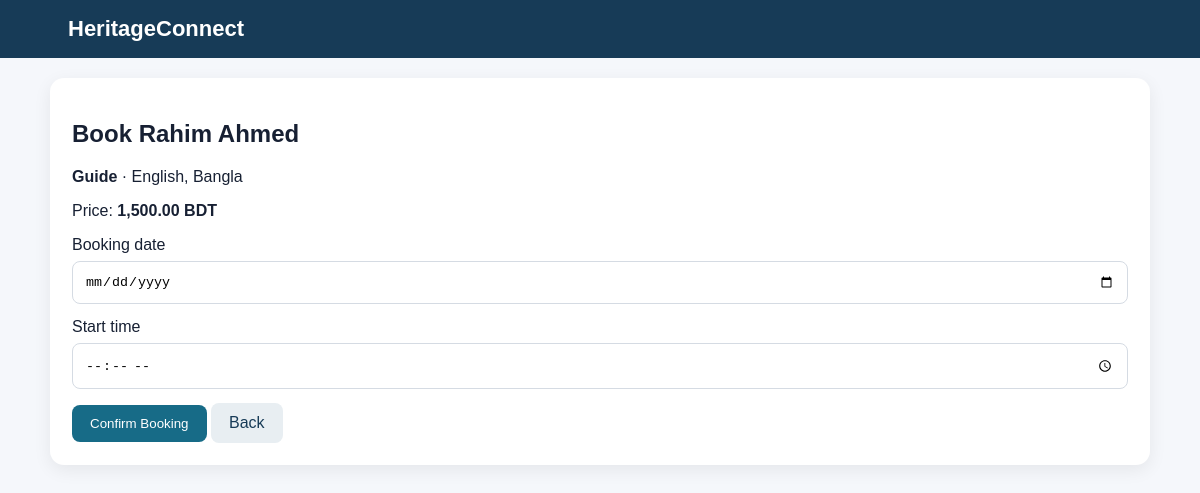
Page /book.php?id=1 on the committed database.
### tables this page shows
CREATE TABLE service_provider (
    provider_id INT AUTO_INCREMENT PRIMARY KEY,
    name VARCHAR(100) NOT NULL,
    service_type ENUM('Guide','Translator','Security Escort') NOT NULL,
    languages VARCHAR(200) NOT NULL,
    phone VARCHAR(30),
    price DECIMAL(10,2) NOT NULL,
    verification_status ENUM('Pending','Verified','Rejected') DEFAULT 'Pending'
);

### book.php (the view, shortened to what this page needs)
<?php
include "database.php";
$id = intval($_GET['id'] ?? 0);
$result = $conn->query("SELECT * FROM service_provider WHERE provider_id=$id AND verification_status='Verified'");
$provider = $result->fetch_assoc();
?>
<!DOCTYPE html>
<html>
<head><meta charset="UTF-8"><title>Book Service</title><link rel="stylesheet" href="style.css"></head>
<body>
<nav class="navbar"><div class="container"><a class="logo" href="index.php">HeritageConnect</a></div></nav>
<main class="container">
<div class="form-box">
<h2>Book <?= htmlspecialchars($provider['name']) ?></h2>
<p><b><?= htmlspecialchars($provider['service_type']) ?></b> · <?= htmlspecialchars($provider['languages']) ?></p>
<p>Price: <b><?= number_format($provider['price'],2) ?> BDT</b></p>
<form method="POST">
<label>Booking date</label>
<input type="date" name="booking_date" min="<?= date('Y-m-d') ?>" required>
<label>Start time</label>
<input type="time" name="start_time" required>
<button type="submit">Confirm Booking</button>
<a class="btn secondary" href="index.php">Back</a>
</form>
</div>
</main>
</body>
</html>

### style.css (style rules this page uses)
* { box-sizing: border-box; }
body { margin: 0; font-family: Arial, sans-serif; background: #f5f7fb; color: #172033; }
.container { width: 92%; max-width: 1100px; margin: auto; }
.navbar { background: #173b57; color: white; padding: 16px 0; }
.navbar .container { display: flex; justify-content: space-between; align-items: center; gap: 20px; }
.logo { color: white; text-decoration: none; font-size: 22px; font-weight: bold; }
.navbar a { color: white; text-decoration: none; margin-left: 18px; }
.search-box, .form-box, .card { background: white; padding: 22px; border-radius: 14px; box-shadow: 0 5px 18px rgba(0,0,0,.07); margin: 20px 0; }
input, select, textarea { width: 100%; padding: 12px; border: 1px solid #d5dbe3; border-radius: 8px; margin: 7px 0 14px; }
button, .btn { border: 0; background: #176b87; color: white; padding: 11px 18px; border-radius: 8px; cursor: pointer; text-decoration: none; display: inline-block; }
.btn.secondary { background: #e8eef2; color: #173b57; }

### rows in the picture
service_provider: name "Rahim Ahmed", service_type "Guide", languages "English, Bangla", price "1,500.00"
